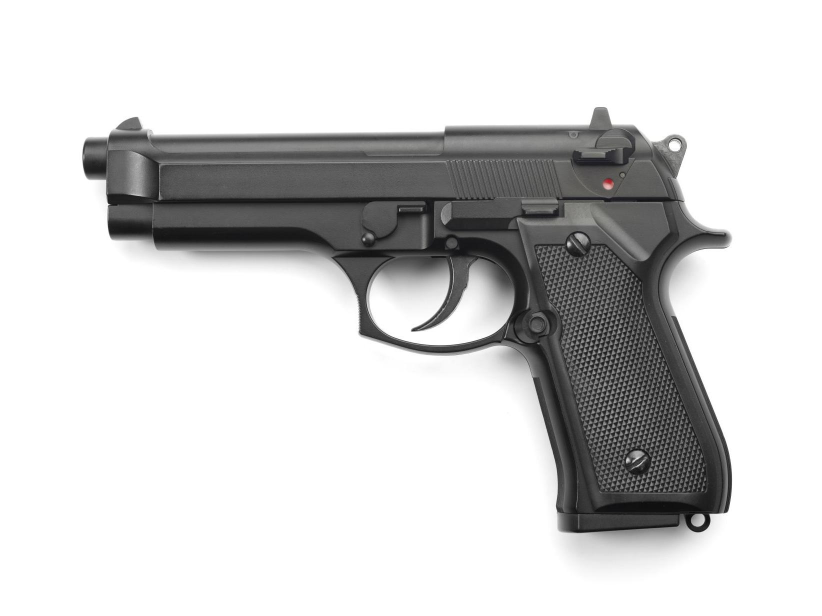
#> input picture image.jpg, 1643 x 1232 px (shown at 1/2 size)
$ python detect.py
#> lines starting #> are read from the running program, lines starting #| are printed output that depends on the picture
import cv2
from matplotlib import pyplot as plt

img = cv2.imread("image.jpg")
#> img is the input picture: shape (1232, 1643, 3); mean B, G, R 210.1, 210.1, 210.1


img_gray = cv2.cvtColor(img, cv2.COLOR_BGR2GRAY)
img_rgb = cv2.cvtColor(img, cv2.COLOR_BGR2RGB)

stop_data = cv2.CascadeClassifier('cascade.xml')

found = stop_data.detectMultiScale(img_gray, minSize =(425, 425))
#> found = [[477, 255, 729, 729]]


amount_found = len(found)
#> amount_found = 1
print("No of guns=", len(found))
#| No of guns= 1

if amount_found != 0:


	for (x, y, width, height) in found:

		# green rectangle around
		# every recognized gun
		cv2.rectangle(img_rgb, (x, y),
					(x + height, y + width),
					(0, 255, 0), 5)
#> this loop made 1 pass
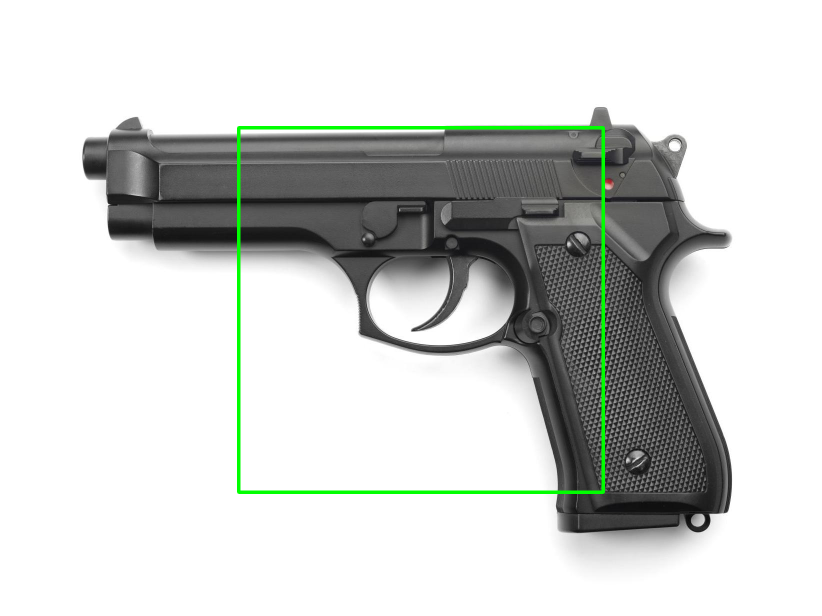
#> img_rgb: shape (1232, 1643, 3) (shown at 1/2 size); mean R, G, B 208.3, 210.9, 208.3


plt.subplot(1, 1, 1)
plt.imshow(img_rgb)
plt.show()

$ run again, with gun.jpeg copied over image.jpg
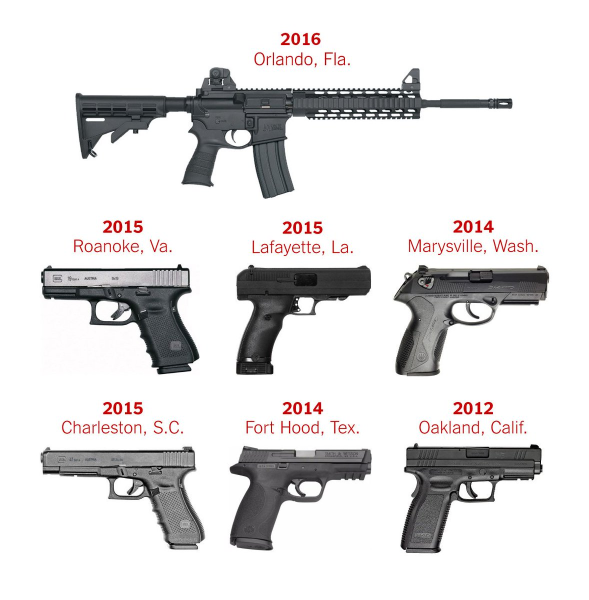
#> input picture gun.jpeg, 1178 x 1200 px (shown at 1/2 size)
#> img is the input picture: shape (1200, 1178, 3); mean B, G, R 221.6, 221.3, 222.8
#> `img_gray = cv2.cvtColor(img, cv2.COLOR_BGR2GRAY)`:
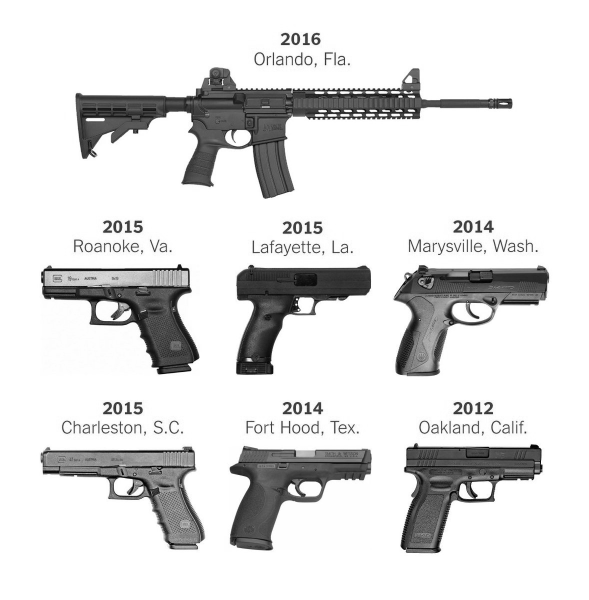
#> img_gray: shape (1200, 1178) (shown at 1/2 size); min 0, max 255, mean 221.8
#> found = [[268, 48, 471, 471], [362, 393, 500, 500], [462, 728, 452, 452], [23, 759, 433, 433], [729, 763, 433, 433], [130, 232, 542, 542], [21, 16, 887, 887]]
#> amount_found = 7
#| No of guns= 7
#> the loop `for (x, y, width, height) in found:` made 7 passes
#> after the loop `for (x, y, width, height) in found:`:
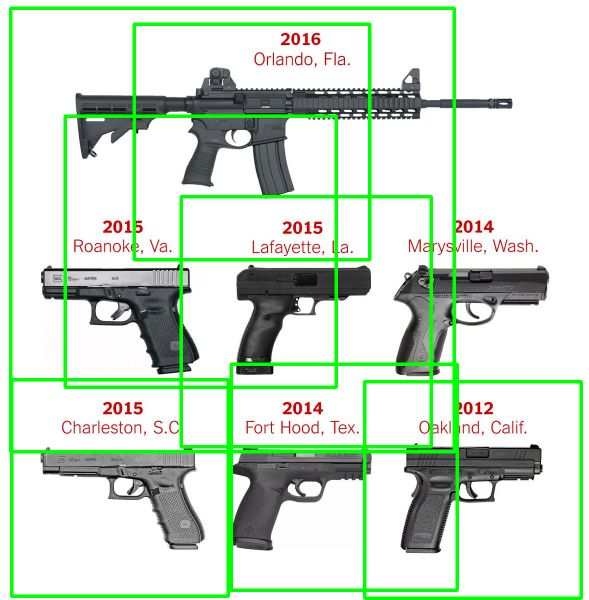
#> img_rgb: shape (1200, 1178, 3) (shown at 1/2 size); mean R, G, B 206.4, 223.2, 205.2
